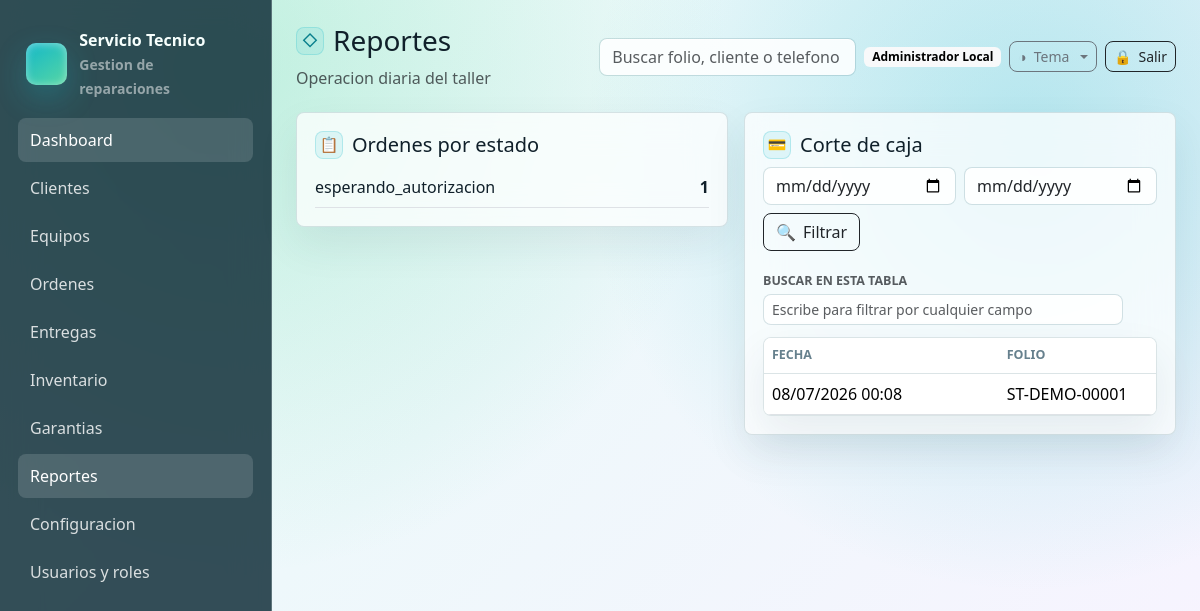
/reportes (signed in), run on the app's committed database.
### tables this page shows
CREATE TABLE users (
    id INT UNSIGNED AUTO_INCREMENT PRIMARY KEY,
    name VARCHAR(160) NOT NULL,
    email VARCHAR(190) NOT NULL UNIQUE,
    password VARCHAR(255) NOT NULL,
    phone VARCHAR(40) NULL,
    status ENUM('activo','inactivo','bloqueado') NOT NULL DEFAULT 'activo',
    last_login_at DATETIME NULL,
    created_at DATETIME NOT NULL DEFAULT CURRENT_TIMESTAMP,
    updated_at DATETIME NULL ON UPDATE CURRENT_TIMESTAMP,
    deleted_at DATETIME NULL
);

CREATE TABLE pagos (
    id INT UNSIGNED AUTO_INCREMENT PRIMARY KEY,
    orden_id INT UNSIGNED NOT NULL,
    monto DECIMAL(12,2) NOT NULL,
    metodo ENUM('efectivo','transferencia','tarjeta','otro') NOT NULL DEFAULT 'efectivo',
    referencia VARCHAR(160) NULL,
    usuario_id INT UNSIGNED NOT NULL,
    notas TEXT NULL,
    comprobante_archivo_id INT UNSIGNED NULL,
    estado ENUM('activo','cancelado') NOT NULL DEFAULT 'activo',
    motivo_cancelacion TEXT NULL,
    cancelado_por INT UNSIGNED NULL,
    cancelado_at DATETIME NULL,
    created_at DATETIME NOT NULL DEFAULT CURRENT_TIMESTAMP,
    updated_at DATETIME NULL ON UPDATE CURRENT_TIMESTAMP,
    CONSTRAINT fk_pago_orden FOREIGN KEY (orden_id) REFERENCES ordenes_servicio(id) ON DELETE CASCADE,
    CONSTRAINT fk_pago_user FOREIGN KEY (usuario_id) REFERENCES users(id),
    INDEX idx_pago_fecha (created_at),
    INDEX idx_pago_usuario (usuario_id)
);

CREATE TABLE ordenes_servicio (
    id INT UNSIGNED AUTO_INCREMENT PRIMARY KEY,
    folio VARCHAR(60) NOT NULL UNIQUE,
    cliente_id INT UNSIGNED NOT NULL,
    equipo_id INT UNSIGNED NOT NULL,
    tecnico_id INT UNSIGNED NULL,
    recibido_por INT UNSIGNED NOT NULL,
    tipo_servicio VARCHAR(120) NOT NULL,
    falla_reportada TEXT NOT NULL,
    diagnostico_inicial TEXT NULL,
    prioridad ENUM('baja','normal','alta','urgente') NOT NULL DEFAULT 'normal',
    estado ENUM('recibida','en_revision','diagnosticada','esperando_autorizacion','autorizada','rechazada','en_reparacion','esperando_refaccion','reparada','no_reparable','lista_para_entrega','entregada','cancelada','garantia') NOT NULL DEFAULT 'recibida',
    fecha_recepcion DATETIME NOT NULL DEFAULT CURRENT_TIMESTAMP,
    fecha_estimada_entrega DATETIME NULL,
    fecha_real_entrega DATETIME NULL,
    costo_estimado DECIMAL(12,2) NOT NULL DEFAULT 0,
    costo_final DECIMAL(12,2) NOT NULL DEFAULT 0,
    anticipo DECIMAL(12,2) NOT NULL DEFAULT 0,
    saldo_pendiente DECIMAL(12,2) NOT NULL DEFAULT 0,
    garantia_ofrecida VARCHAR(160) NULL,
    observaciones_internas TEXT NULL,
    observaciones_cliente TEXT NULL,
    codigo_entrega VARCHAR(80) NULL UNIQUE,
    ubicacion_actual VARCHAR(120) NOT NULL DEFAULT 'Recepcion',
    token_publico VARCHAR(120) NOT NULL,
    firma_recepcion TEXT NULL,
    firma_entrega TEXT NULL,
    created_at DATETIME NOT NULL DEFAULT CURRENT_TIMESTAMP,
    updated_at DATETIME NULL ON UPDATE CURRENT_TIMESTAMP,
    deleted_at DATETIME NULL,
    CONSTRAINT fk_orden_cliente FOREIGN KEY (cliente_id) REFERENCES clientes(id),
    CONSTRAINT fk_orden_equipo FOREIGN KEY (equipo_id) REFERENCES equipos(id),
    CONSTRAINT fk_orden_tecnico FOREIGN KEY (tecnico_id) REFERENCES users(id) ON DELETE SET NULL,
    CONSTRAINT fk_orden_recibido FOREIGN KEY (recibido_por) REFERENCES users(id),
    INDEX idx_orden_folio (folio),
    INDEX idx_orden_cliente (cliente_id),
    INDEX idx_orden_equipo (equipo_id),
    INDEX idx_orden_estado (estado),
    INDEX idx_orden_codigo_entrega (codigo_entrega),
    INDEX idx_orden_tecnico (tecnico_id),
    INDEX idx_orden_fecha (fecha_recepcion)
);

### resources/views/reportes/index.php (the view)
<div class="row g-3">
    <div class="col-lg-6">
        <div class="glass-card">
            <h2 class="h5" data-icon="&#128203;">Ordenes por estado</h2>
            <?php foreach ($dashboard['por_estado'] as $row): ?>
                <div class="d-flex justify-content-between border-bottom py-2">
                    <span><?= e($row['estado']) ?></span>
                    <strong><?= e($row['total']) ?></strong>
                </div>
            <?php endforeach; ?>
        </div>
    </div>
    <div class="col-lg-6">
        <div class="glass-card">
            <h2 class="h5" data-icon="&#128179;">Corte de caja</h2>
            <form class="row g-2 mb-3">
                <div class="col"><input class="form-control" type="date" name="inicio" value="<?= e($_GET['inicio'] ?? '') ?>"></div>
                <div class="col"><input class="form-control" type="date" name="fin" value="<?= e($_GET['fin'] ?? '') ?>"></div>
                <div class="col-auto"><button class="btn btn-outline-dark" data-icon="&#128269;">Filtrar</button></div>
            </form>
            <div class="table-wrap">
                <table class="table">
                    <thead><tr><th>Fecha</th><th>Folio</th><th>Metodo</th><th>Monto</th></tr></thead>
                    <tbody>
                    <?php foreach ($pagos as $pago): ?>
                        <tr><td><?= e(fechaHumana($pago['created_at'])) ?></td><td><?= e($pago['folio']) ?></td><td><?= e($pago['metodo']) ?></td><td><?= e(formatearMoneda((float) $pago['monto'])) ?></td></tr>
                    <?php endforeach; ?>
                    </tbody>
                </table>
            </div>
        </div>
    </div>
</div>

### app/Core/Router.php (shortened to what the rows shown need)
<?php
final class Router
{
    private array $routes = [];
    private function add(string $method, string $path, callable|array $handler): void
    {
        $pattern = preg_replace('#\{([a-zA-Z_][a-zA-Z0-9_]*)\}#', '(?P<$1>[^/]+)', $path);
        $this->routes[] = [
            'method' => $method,
            'path' => $path,
            'pattern' => '#^' . $pattern . '$#',
            'handler' => $handler,
        ];
    }
    public function dispatch(Request $request): void
    {
        foreach ($this->routes as $route) {
            if ($route['method'] !== $request->method()) {
                continue;
            }
            if (preg_match($route['pattern'], $request->path(), $matches)) {
                $params = array_filter($matches, 'is_string', ARRAY_FILTER_USE_KEY);
                $handler = $route['handler'];
                if (is_array($handler)) {
                    [$class, $method] = $handler;
                    $controller = new $class();
                    $controller->{$method}($request, ...array_values($params));
                    return;
                }
                return;
            }
        }
    }
}

### resources/views/layouts/app.php (shortened to what the rows shown need)
<?php
$user = Auth::user();
?>
<!doctype html>
<html lang="es">
<head>
    <link href="https://cdn.jsdelivr.net/npm/bootstrap@5.3.3/dist/css/bootstrap.min.css" rel="stylesheet">
    <link href="<?= e(asset('css/app.css') . '?v=20260707-btns') ?>" rel="stylesheet">
    <link href="<?= e(asset('css/themes/crystal.css')) ?>" rel="stylesheet">
    <link href="<?= e(asset('css/themes/dark.css') . '?v=20260614-selects') ?>" rel="stylesheet">
    <link href="<?= e(asset('css/themes/live.css')) ?>" rel="stylesheet">
    <link href="<?= e(asset('css/themes/blueprint.css') . '?v=20260707-btns') ?>" rel="stylesheet">
</head>
<body>
<div class="app-shell">
    <aside class="sidebar" id="app-sidebar">
        <div class="brand">
            <div class="brand-mark"></div>
            <div>
                <div>Servicio Tecnico</div>
                <small class="text-white-50">Gestion de reparaciones</small>
            </div>
        </div>
        <nav class="nav flex-column">
            <a class="nav-link <?= e(is_active('/')) ?>" href="<?= e(url('/')) ?>">Dashboard</a>
            <a class="nav-link <?= e(is_active('/clientes')) ?>" href="<?= e(url('/clientes')) ?>">Clientes</a>
            <a class="nav-link <?= e(is_active('/equipos')) ?>" href="<?= e(url('/equipos')) ?>">Equipos</a>
            <a class="nav-link <?= e(is_active('/ordenes')) ?>" href="<?= e(url('/ordenes')) ?>">Ordenes</a>
            <a class="nav-link <?= e(is_active('/entregas')) ?>" href="<?= e(url('/entregas')) ?>">Entregas</a>
            <a class="nav-link <?= e(is_active('/inventario')) ?>" href="<?= e(url('/inventario')) ?>">Inventario</a>
            <a class="nav-link <?= e(is_active('/garantias')) ?>" href="<?= e(url('/garantias')) ?>">Garantias</a>
            <a class="nav-link <?= e(is_active('/reportes')) ?>" href="<?= e(url('/reportes')) ?>">Reportes</a>
            <a class="nav-link <?= e(is_active('/configuracion')) ?>" href="<?= e(url('/configuracion')) ?>">Configuracion</a>
            <a class="nav-link <?= e(is_active('/usuarios')) ?>" href="<?= e(url('/usuarios')) ?>">Usuarios y roles</a>
        </nav>
    </aside>
    <main class="main">
        <header class="topbar">
            <div class="topbar-title">
                <h1 class="h3 mb-1" data-icon="&#9671;"><?= e($title ?? '') ?></h1>
                <div class="text-muted">Operacion diaria del taller</div>
            </div>
            <div class="d-flex align-items-center gap-2">
                <form class="d-none d-md-block" action="<?= e(url('/ordenes')) ?>">
                    <input class="form-control" name="q" placeholder="Buscar folio, cliente o telefono">
                </form>
                <span class="badge text-bg-light"><?= e($user['name'] ?? 'Usuario') ?></span>
                <div class="dropdown theme-switcher">
                    <button class="btn btn-outline-secondary btn-sm dropdown-toggle" type="button" data-bs-toggle="dropdown" aria-expanded="false" data-icon="&#9681;">Tema</button>
                </div>
                <form method="post" action="<?= e(url('/logout')) ?>">
                    <button class="btn btn-outline-dark btn-sm" data-icon="&#128274;">Salir</button>
                </form>
            </div>
        </header>
        <?= $content ?>
    </main>
</div>
</body>
</html>

### data on the page
users: name "Administrador Local"
pagos: created_at "08/07/2026 00:08", orden.folio "ST-DEMO-00001"

### other printed values
$row['estado'] "esperando_autorizacion"
$row['total'] "1"
